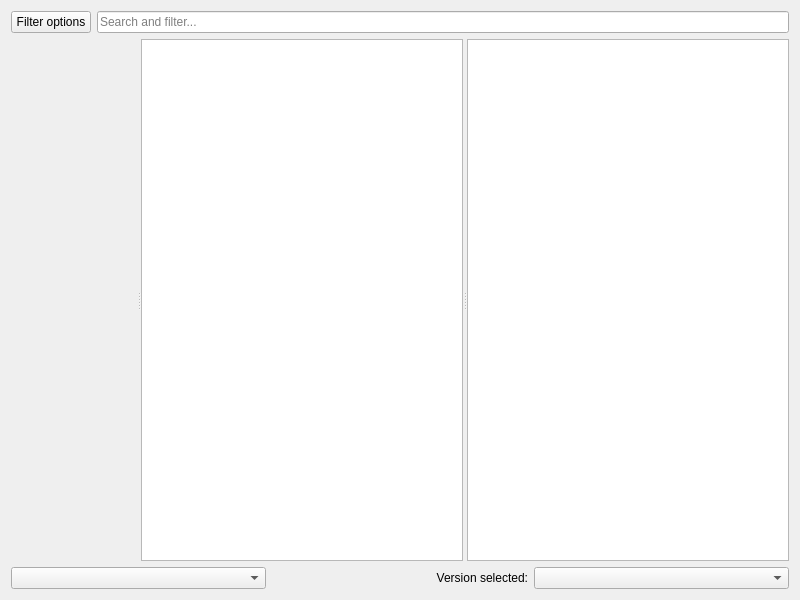
<?xml version="1.0" encoding="UTF-8"?>
<ui version="4.0">
 <class>ModrinthPage</class>
 <widget class="QWidget" name="ModrinthPage">
  <property name="geometry">
   <rect>
    <x>0</x>
    <y>0</y>
    <width>800</width>
    <height>600</height>
   </rect>
  </property>
  <layout class="QVBoxLayout" name="verticalLayout">
   <item>
    <layout class="QHBoxLayout" name="horizontalLayout">
     <item>
      <widget class="QPushButton" name="filterButton">
       <property name="text">
        <string>Filter options</string>
       </property>
      </widget>
     </item>
     <item>
      <widget class="QLineEdit" name="searchEdit">
       <property name="placeholderText">
        <string>Search and filter...</string>
       </property>
      </widget>
     </item>
    </layout>
   </item>
   <item>
    <widget class="QSplitter" name="splitter">
     <property name="sizePolicy">
      <sizepolicy hsizetype="Expanding" vsizetype="Expanding">
       <horstretch>0</horstretch>
       <verstretch>0</verstretch>
      </sizepolicy>
     </property>
     <property name="orientation">
      <enum>Qt::Horizontal</enum>
     </property>
     <widget class="QWidget" name="widget" native="true"/>
     <widget class="QListView" name="packView">
      <property name="horizontalScrollBarPolicy">
       <enum>Qt::ScrollBarAlwaysOff</enum>
      </property>
      <property name="alternatingRowColors">
       <bool>true</bool>
      </property>
      <property name="iconSize">
       <size>
        <width>48</width>
        <height>48</height>
       </size>
      </property>
     </widget>
     <widget class="ProjectDescriptionPage" name="packDescription">
      <property name="openExternalLinks">
       <bool>true</bool>
      </property>
      <property name="openLinks">
       <bool>true</bool>
      </property>
     </widget>
    </widget>
   </item>
   <item>
    <layout class="QHBoxLayout">
     <item>
      <widget class="QComboBox" name="sortByBox"/>
     </item>
     <item>
      <widget class="QLabel" name="label">
       <property name="text">
        <string>Version selected:</string>
       </property>
       <property name="alignment">
        <set>Qt::AlignRight|Qt::AlignTrailing|Qt::AlignVCenter</set>
       </property>
      </widget>
     </item>
     <item>
      <widget class="QComboBox" name="versionSelectionBox"/>
     </item>
    </layout>
   </item>
  </layout>
 </widget>
 <customwidgets>
  <customwidget>
   <class>ProjectDescriptionPage</class>
   <extends>QTextBrowser</extends>
   <header>ui/widgets/ProjectDescriptionPage.h</header>
  </customwidget>
 </customwidgets>
 <tabstops>
  <tabstop>packView</tabstop>
  <tabstop>packDescription</tabstop>
  <tabstop>sortByBox</tabstop>
  <tabstop>versionSelectionBox</tabstop>
 </tabstops>
 <resources/>
 <connections/>
</ui>
